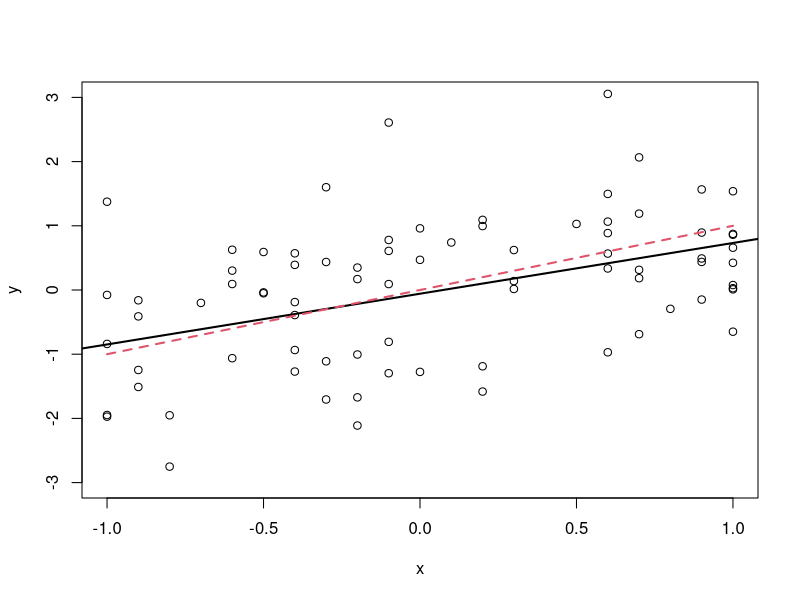
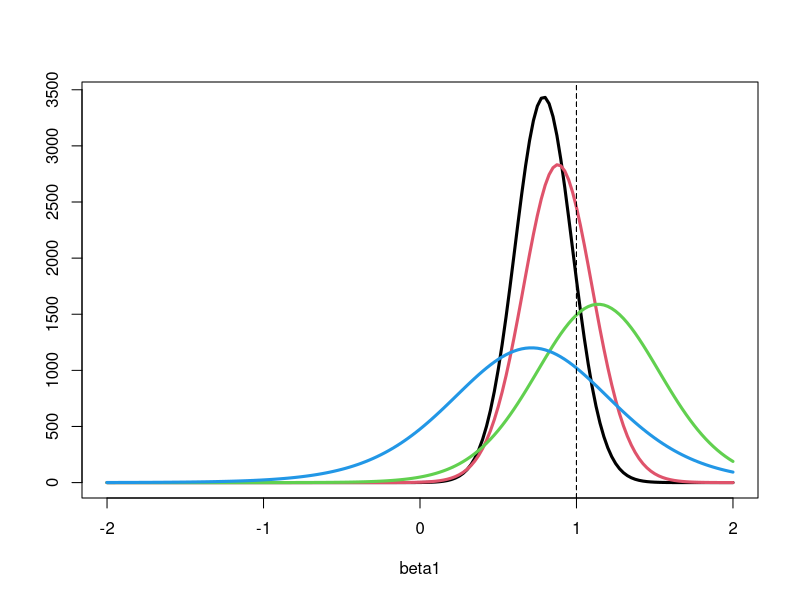
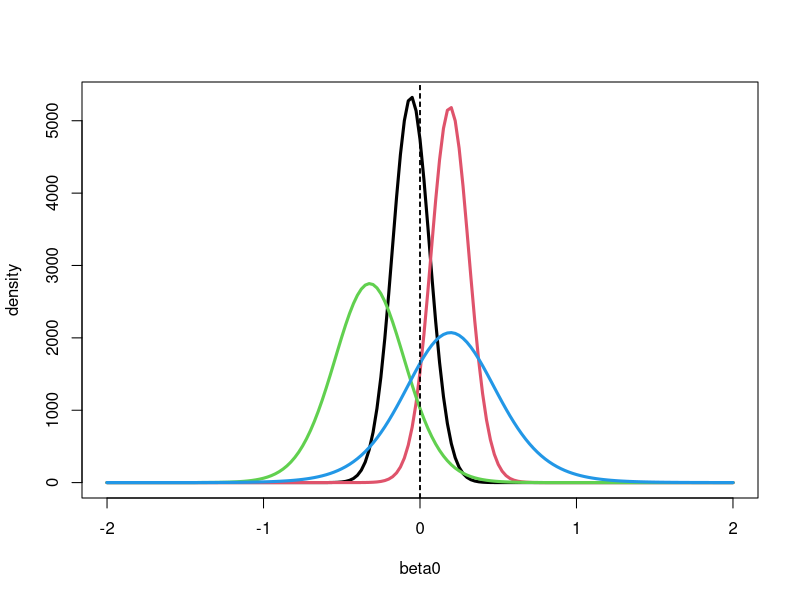
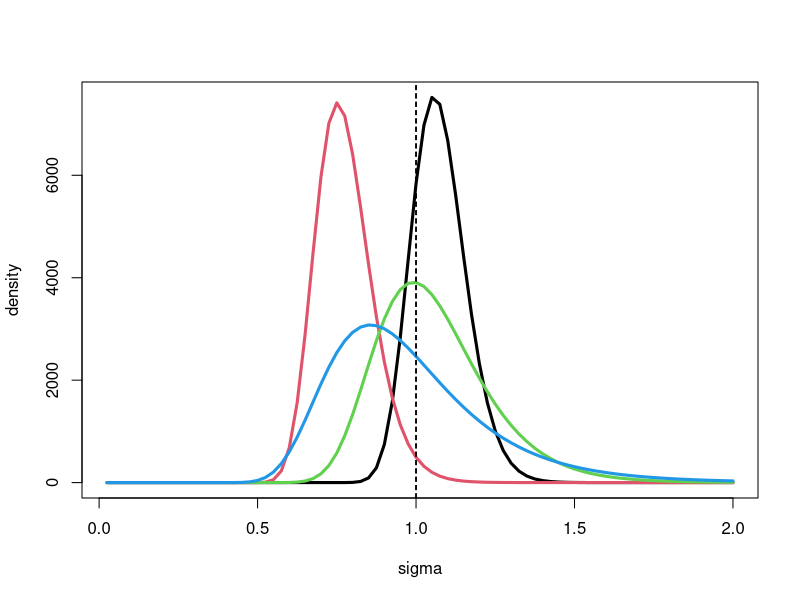
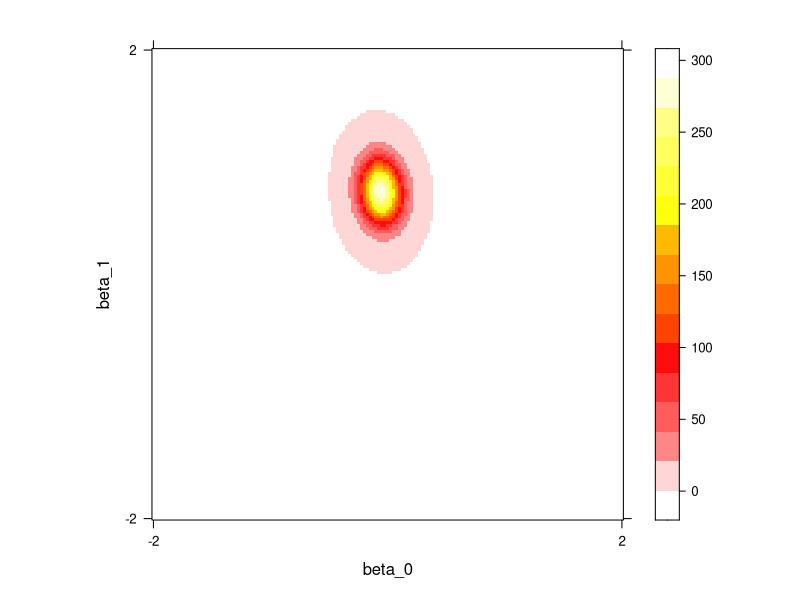
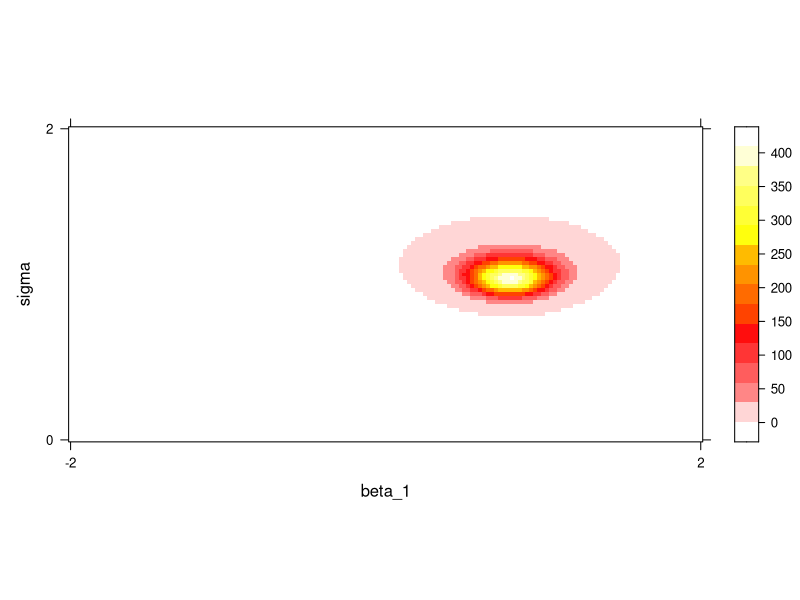
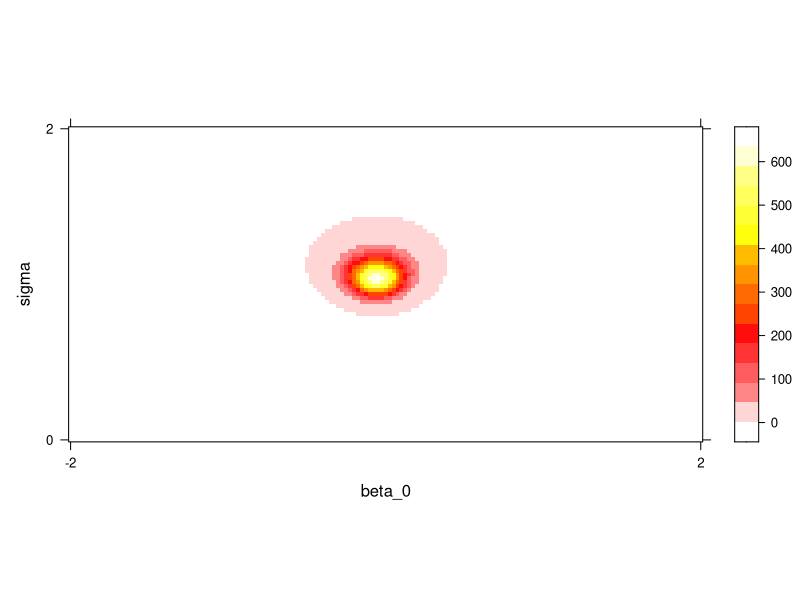
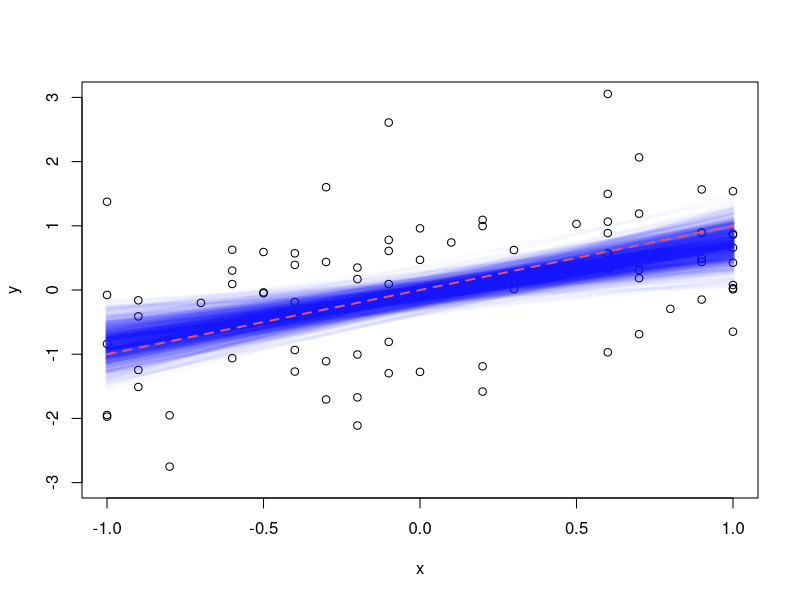

The R script that drew these images, in order:
## ---- chunk 1
#clear workspace
rm(list=ls())
#initalize random seed
set.seed(123)
## ---- chunk 2
nObs = c(10,20,40,80)
xGrid = seq(-1,1, by=0.1)

beta0 = 0
beta1 = 1
sigma = 1

boundBetaGrid = 2
sizeBetaGrid = 0.025
boundSigmaGrid = 2
sizeSigmaGrid = 0.025

beta0Grid = seq(-boundBetaGrid,boundBetaGrid, by = sizeBetaGrid)
beta1Grid = seq(-boundBetaGrid,boundBetaGrid, by = sizeBetaGrid)
sigmaGrid = seq(sizeSigmaGrid,boundSigmaGrid, by = sizeSigmaGrid)
nBeta0Grid = length(beta0Grid)
nBeta1Grid = length(beta1Grid)
nSigmaGrid = length(sigmaGrid)

# prior
priorSigma = 1 / sigmaGrid^2
## ---- chunk 3
#likelihood
likelihood = function(y,x, b0L, b1L, sL){
  loglike = sum(log(dnorm(y-b0L-b1L*x, mean = 0, sd = sL)))
  like = exp(loglike)
  return(like)
}

#compute posterior
compPost = function(y,x){
  #initialize local posterior
  post = array( rep(-1, nBeta0Grid * nBeta1Grid * nSigmaGrid ),
                dim = c(nBeta0Grid, nBeta1Grid, nSigmaGrid ))
  # compute posterior
  for (nBeta0 in 1:nBeta0Grid) {
    b0 = beta0Grid[nBeta0]
    for (nBeta1 in 1:nBeta1Grid) {
      b1 = beta1Grid[nBeta1]
      for (nSigma in 1:nSigmaGrid) {
        s = sigmaGrid[nSigma]
        post[nBeta0,nBeta1,nSigma] = likelihood(y,x, b0, b1, s) * priorSigma[nSigma]
      }
    }
  }
  # normalize posterior
  post = post / ( sum(post) * sizeBetaGrid^2 * sizeSigmaGrid ) 
  # return
  return(post)
}
## ---- chunk 4
#initialize arrays
postFinal = array( rep(-1, length(nObs) * nBeta0Grid * nBeta1Grid * nSigmaGrid ),
              dim = c(length(nObs), nBeta0Grid, nBeta1Grid, nSigmaGrid ))

#main loop
for (n in 1:length(nObs)) {
  print(n)
  # generate data
  x = sample(xGrid, nObs[n], replace = TRUE )
  y = rnorm(nObs[n], mean = beta0 + beta1 * x, sd = sigma)
  # compute and store posterior
  postFinal[n,,,] = compPost(y,x)
}

#compute marginal posteriors
margPostBeta0 = apply(postFinal,c(1,2),sum)
margPostBeta1 = apply(postFinal,c(1,3),sum)
margPostSigma = apply(postFinal,c(1,4),sum)
## ---- chunk 5
#plot data & beta
plot(x,y,xlim=c(-1,1),ylim=c(-3,3))
#plot beta-hat line
abline(lm(y~x), lwd=2)
points(xGrid, beta0 + beta1*xGrid, lwd=2, col=2, lty=2, type="l")
## ---- chunk 6
#posteriors beta1
for (n in 1:length(nObs)) {
  if (n==1) {
    plot(beta1Grid, margPostBeta1[length(nObs)-n+1,],
         xlab = "beta1", ylab="",
         type = "l", lwd = 3, col=n)
  }
  else {
    points(beta1Grid, margPostBeta1[length(nObs)-n+1,],
           type = "l", lwd = 3, col=n)
  }
  abline(v=beta1, lty=2)
}
## ---- chunk 7
#posteriors beta0
for (n in 1:length(nObs)) {
  if (n==1) {
    plot(beta0Grid, margPostBeta0[length(nObs)-n+1,],
         xlab = "beta0", ylab="density",
         type = "l", lwd = 3, col=n)
  }
  else {
    points(beta0Grid, margPostBeta0[length(nObs)-n+1,],
           type = "l", lwd = 3, col=n)
  }
  abline(v=beta0, lty=2)
}
## ---- chunk 8
#posteriors sigma
for (n in 1:length(nObs)) {
  if (n==1) {
    plot(sigmaGrid, margPostSigma[length(nObs)-n+1,],
         xlab = "sigma", ylab="density",
         type = "l", lwd = 3, col=n)
  }
  else {
    points(sigmaGrid, margPostSigma[length(nObs)-n+1,],
           type = "l", lwd = 3, col=n)
  }
  abline(v=sigma, lty=2)
}
## ---- chunk 9
#posteriors beta0-beta1
# NOTE: change first dimention of postFinal array to index in nObs vector 
#       desired to change num obs in heat maps
library(lattice)
postLocal = postFinal[4,,,]
new.palette=colorRampPalette(c("white","red","yellow","white"),space="rgb")
jointPost = apply(postLocal,c(1,2),sum)
levelplot(jointPost, col.regions=new.palette(20),
          xlab = "beta_0", ylab = "beta_1",
          scales=list(x=list(at=c(1,nBeta0Grid), 
                             labels=c(-boundBetaGrid,boundBetaGrid)),
                      y=list(at=c(1,nBeta1Grid), 
                             labels=c(-boundBetaGrid,boundBetaGrid))))

## ---- chunk 10
#posteriors beta1-sigma
postLocal = postFinal[4,,,]
jointPost = apply(postLocal,c(2,3),sum)
levelplot(jointPost, col.regions=new.palette(20),
          xlab = "beta_1", ylab = "sigma",
          scales=list(x=list(at=c(1,nBeta1Grid), 
                             labels=c(-boundBetaGrid,boundBetaGrid)),
                      y=list(at=c(1,nSigmaGrid), 
                             labels=c(0,boundSigmaGrid))))
## ---- chunk 11
#posteriors beta0-sigma
postLocal = postFinal[4,,,]
jointPost = apply(postLocal,c(1,3),sum)
levelplot(jointPost, col.regions=new.palette(20),
          xlab = "beta_0", ylab = "sigma",
          scales=list(x=list(at=c(1,nBeta0Grid), 
                             labels=c(-boundBetaGrid,boundBetaGrid)),
                      y=list(at=c(1,nSigmaGrid), 
                             labels=c(0,boundSigmaGrid))))
## ---- chunk 12
#visualize uncertainty in posterior regression lines

#build conditional posteriors
margBeta0 = apply(postFinal[4,,,],c(1),sum)

margBeta1GivenBeta0 = array(rep(-1,nBeta0Grid * nBeta1Grid),
                            dim= c(nBeta0Grid, nBeta1Grid))
for (nBeta0 in 1:nBeta0Grid) {
  margBeta1GivenBeta0[nBeta0,] = apply(postFinal[4,nBeta0,,],c(1),sum)
}

# initialize plot
plot(x,y,xlim=c(-1,1),ylim=c(-3,3))
#plot posterior reg lines
for (sim in 1:1000) {
    b0Index = sample(1:nBeta0Grid, 1, prob=margBeta0)
    b1Index = sample(1:nBeta1Grid, 1, prob=margBeta1GivenBeta0[b0Index,])
    b0Sample = beta0Grid[b0Index]
    b1Sample = beta1Grid[b1Index]
    points(xGrid, b0Sample + b1Sample*xGrid, type="l",lwd=3,
           col=rgb(red=0.0, green=0.0, blue=1.0, alpha=0.025))
}
points(xGrid, beta0 + beta1*xGrid, lwd=2, col=2, lty=2, type="l")

